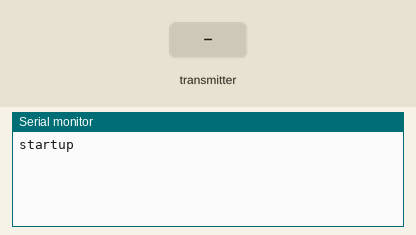
Recording of a sketch running on a simulated Arduino Mega 2560, built with avr-gcc and run on an emulated ATmega2560. Shown: the last lines printed to the serial monitor. Inputs (shaded band) come from the test bench. No radio packets arrive unless stated.

Above: at 1.2 s.
1.3 s: the transmitter starts sending radioJoystickAngles.0 = 0
At 1.37 s:
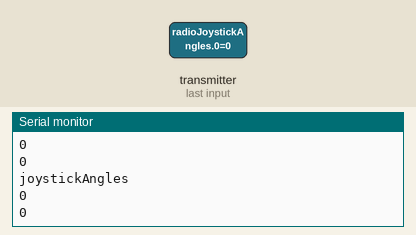
2.8 s: the transmitter starts sending radioJoystickAngles.1 = 45
At 2.82 s:
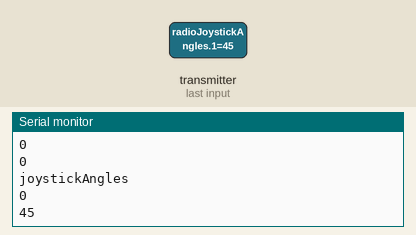
4.3 s: the transmitter starts sending radioJoystickAngles.0 = 90
5.8 s: the transmitter starts sending radioJoystickAngles.1 = 180
At 5.87 s:
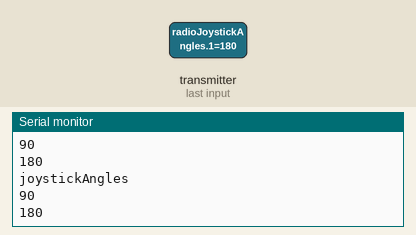
Timing chart, 0 to 8.3 s (numbered marks = the images above; inputs shaded):
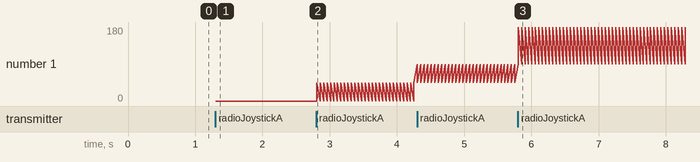

Measured:
- after the input at 1.3 s, the serial monitor: prints a new line at once (image 1)
- after the input at 2.8 s, the serial monitor: prints a new line at once (image 2)
- after the input at 5.8 s, the serial monitor: prints a new line at once (image 3)
- plotted number 1: 0 → 45 after the input at 2.8 s, 45 → 180 after the input at 5.8 s

The sketch:

JoystickRx.ino
```cpp
/*
* NRF24L01 Joystick
*   Receiver Code
*
* Library: TMRh20/RF24, https://github.com/tmrh20/RF24/
*/

#include <SPI.h>
#include <nRF24L01.h>
#include <RF24.h>

RF24 radio(48, 49); // CE, CSN
const byte addresses[][6] = {"00001", "00002"};

void setup()
{
    Serial.begin(115200);

    radio.begin();
    radio.openWritingPipe(addresses[0]);    // 00001
    radio.openReadingPipe(1, addresses[1]); // 00002
    radio.setPALevel(RF24_PA_MIN);

    Serial.println("startup");
}

void loop()
{
    makeRadioLink();
}

void makeRadioLink()
{
    delay(5); // TODO: deal with (especially important on Rx side, no delays in car loop)

    radio.startListening();
    if (radio.available())
    {
        int radioJoystickAngles[2];

        while (radio.available())
        {
            radio.read(&radioJoystickAngles, sizeof(radioJoystickAngles));

            Serial.println("joystickAngles");
            Serial.println(radioJoystickAngles[0]);
            Serial.println(radioJoystickAngles[1]);
        }

        delay(5); // TODO: deal with (especially important on Rx side, no delays in car loop)

        radio.stopListening();

        radio.write(&radioJoystickAngles, sizeof(radioJoystickAngles));
    }
}
```
